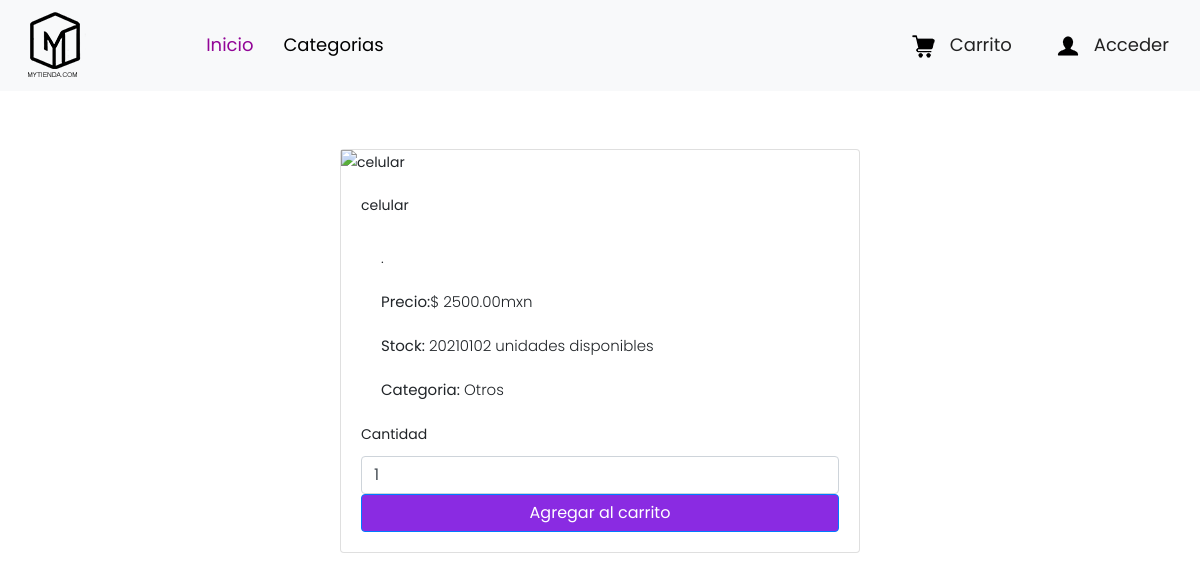
The page /producto.php?id=1 on the database its author committed.
### tables this page shows
CREATE TABLE `productos` (
  `idproducto` int(11) NOT NULL,
  `nombre` text DEFAULT NULL,
  `precio` int(11) DEFAULT NULL,
  `stock` int(11) DEFAULT NULL,
  `categoria` int(11) DEFAULT NULL,
  `imagen` varchar(50) DEFAULT NULL,
  `id_usuario` int(11) DEFAULT NULL,
  `descripcion` varchar(1000) DEFAULT NULL
);

### producto.php (the view, shortened to what this page needs)
<?php
$id=$_GET["id"];
include ("conexion.php");
$consulta="SELECT * FROM productos WHERE idproducto=".$id;
$result=mysqli_query($conexion,$consulta);
$row=$result->fetch_assoc();
$pnombre=$row['nombre'];
$pprecio= $row['precio'];
$pdescripcion=$row['descripcion'];
$pimg=$row['imagen'];
$pstock=$row['stock'];
$pcate=$row['categoria'];
?>
<!DOCTYPE html>
<html lang="es">
<head>
    <link href="https://cdn.jsdelivr.net/npm/bootstrap@5.3.0/dist/css/bootstrap.min.css" rel="stylesheet">
      <link rel="stylesheet" type="text/css" href="css/bootstrap.min.css">
      <link rel="stylesheet" type="text/css" href="css/style.css">
      <link rel="stylesheet" href="css/responsive.css">
      <link rel="stylesheet" href="css/jquery.mCustomScrollbar.min.css">
      <link rel="stylesheet" href="https://netdna.bootstrapcdn.com/font-awesome/4.0.3/css/font-awesome.css">
      <link rel="stylesheet" href="css/owl.carousel.min.css">
      <link rel="stylesheet" href="css/owl.theme.default.min.css">
      <link rel="stylesheet" href="https://cdnjs.cloudflare.com/ajax/libs/fancybox/2.1.5/jquery.fancybox.min.css" media="screen">
      <link href="https://unpkg.com/gijgo@1.9.13/css/gijgo.min.css" rel="stylesheet" type="text/css" />
   </head>
   <body>
      <div class="header_section">
         <nav class="navbar navbar-expand-lg navbar-light bg-light">
            <a class="logo" href="index.php"><img src="images/logo.png"></a>
            <div class="collapse navbar-collapse" id="navbarSupportedContent">
               <ul class="navbar-nav mr-auto">
                  <li class="nav-item active">
                     <a class="nav-link" href="index.php">Inicio</a>
                  </li>
                  <li class="nav-item">
                     <a class="nav-link" href=# >Categorias</a>
                  </li>
               </ul>
               <div class="search_icon"><a href="carrito.php"><img src="images/eye-icon.png"><span class="padding_left_15">Carrito</span></a></div>
               <div class="dropdown">
                  <?php
                  if(isset($_COOKIE['idsesion'])){
                     ?>
                  <button class="btn btn-secondary dropdown-toggle" type="button" id="dropdownMenuButton" data-toggle="dropdown" aria-haspopup="true" aria-expanded="false">
                     <?php
                     $id1=$_COOKIE['idsesion'];
                     $consulta="SELECT nombre FROM usuarios WHERE idusuario=".$id1;
                     $result=mysqli_query($conexion,$consulta);
                     $row=$result->fetch_assoc();
                     $nombre=$row['nombre'];
                    echo  '<img src="images/user-icon.png"><span class="padding_left_15">'.$nombre.'</span>';
                   ?>
                  </button>
               </div>
                  <?php
                  }
                  else{
                     echo '<div class="search_icon"><a href="sing-in.php"><img src="images/user-icon.png"><span class="padding_left_15">Acceder</span></a></div>';
                  }
                  ?>
            </div>
         </nav>
      </div>
</head>
<body>
    <div class="container mt-5">
        <div class="row justify-content-center">
            <div class="col-md-6">
                <div class="card" style="margin: 10px;">
                    <?php
                     echo '<img src='.$pimg.' class="card-img-top" alt='.$pnombre.'>';
                    ?>
                    <div class="card-body">
                    <?php
                     echo '<h5 class="card-title">'.$pnombre.'</h5> ';
                       echo ' <p class="card-text">'.$pdescripcion.'.</p>';
                      echo ' <p class="card-text"><strong>Precio:</strong>$ '.$pprecio.'.00mxn</p>';
                      echo '<p class="card-text"><strong>Stock:</strong> '.$pstock.' unidades disponibles </p>';
                      switch($pcate){
                                                                            default:
                                                                            $pcategoria="Otros";
                                                                            break;
                      }
                      echo '<p class="card-text"><strong>Categoria:</strong> '.$pcategoria.' </p>';
                      ?>
                      <form method="post", action="">
                      <label for="stock">Cantidad</label>
                      <div>
                      <input type="number" class="form-control" value="1" id="cantidad" name="cantidad" required>
                      </div>
                        <input type="submit" name="enviar" class="btn btn-primary w-100" value="Agregar al carrito" style="background-color: blueviolet;" ></input>
                        </form>
                    </div>
                </div>
            </div>
        </div>
    </div>
</body>
</html>

### css/style.css (style rules this page uses)
* { box-sizing: border-box !important; transition: ease all 0.5s; }
html { scroll-behavior: smooth; }
body { color: #108ff7; font-size: 14px; font-family: poppins; line-height: 1.80857; font-weight: normal; overflow-x: hidden; }
a { color: #1f1f1f; text-decoration: none !important; outline: none !important; -webkit-transition: all .3s ease-in-out; -moz-transition: all .3s ease-in-out; -ms-transition: all .3s ease-in-out; -o-transition: all .3s ease-in-out; transition: all .3s ease-in-out; }
h1, h2, h3, h4, h5, h6 { letter-spacing: 0; font-weight: normal; position: relative; padding: 0 0 10px 0; font-weight: normal; line-height: normal; color: #111111; margin: 0 }
h5 { font-size: 14px }
*, *::after, *::before { -webkit-box-sizing: border-box; -moz-box-sizing: border-box; box-sizing: border-box; }
ul, li, ol { margin: 0px; padding: 0px; list-style: none; }
p { margin: 20px; font-weight: 300; font-size: 15px; line-height: 24px; }
a { color: #222222; text-decoration: none; outline: none !important; }
a, .btn { text-decoration: none !important; outline: none !important; -webkit-transition: all .3s ease-in-out; -moz-transition: all .3s ease-in-out; -ms-transition: all .3s ease-in-out; -o-transition: all .3s ease-in-out; transition: all .3s ease-in-out; }
img { max-width: 100%; height: auto; }
.logo { width: 15%; float: left; }
.navbar-light .navbar-nav .active>.nav-link, .navbar-light .navbar-nav .nav-link.active, .navbar-light .navbar-nav .nav-link.show, .navbar-light .navbar-nav .show>.nav-link { color: #920597; }
.navbar-expand-lg .navbar-nav .nav-link { padding-right: 15px; padding-left: 15px; font-size: 18px; color: #000000; }
.padding_left_15 { padding-left: 15px; }
.search_icon { font-size: 18px; color: #000; padding-left: 30px; }

### producto.php (style rules this page uses)
.dropdown { display: flex; margin: 15px; padding-left: 15; }

### rows shown on the page
productos: nombre "celular", precio "2500", stock "20210102", categoria "Otros"
